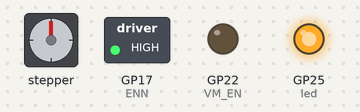
This program was run on a simulated Raspberry Pi Pico running MicroPython. Shown: stepper motor, switched loads named in the program (green lamp = pin HIGH), output pins drawn as LEDs (lit = HIGH). The stepper is drawn at 200 steps a turn; pins used as bus, display or sensor lines are not drawn.

Above: at 0.1 s.
At 1.1 s:
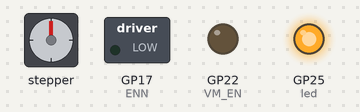
At 1.9 s:
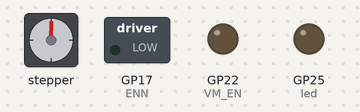
At 18.8 s:
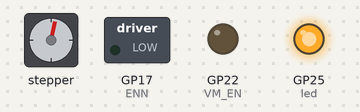
At 38.3 s:
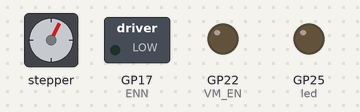
Timing chart, 0 to 40.0 s (numbered marks = the images above):
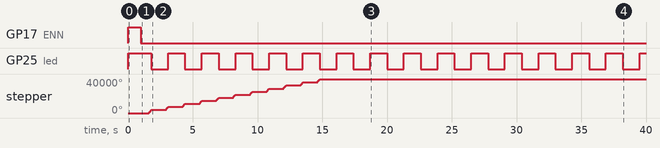

The program:

TMC2209_SDcontrol_HWTimer.py
```python
#-----------------------------------------------
# Raspberry pico specific function library calls
#-----------------------------------------------
from machine import Pin
from machine import Pin, PWM
from machine import Pin, UART
from machine import Timer
from time import sleep
#import gc

#------------------------------------------------------------------------
# MOTOR DRIVER TMC2209 BOARD: Pin configuration and initial value setting
#------------------------------------------------------------------------
led = Pin("LED", Pin.OUT, value=1)      # RPI pico LED (toggles per direction change
VM_EN = Pin(22, Pin.OUT, value=1)       # Main motor Voltage, initial state OFF, value: '0'=ON '1'=OFF
VCCIO_EN = Pin(10, Pin.OUT, value=0)    # IO motor voltage, initial state OFF, value: '1'=ON '0'=OFF
INT_STEP = Pin(20, Pin.OUT, value=0)    # Motor step pin, timer pulse, initial state '0'
step_timer = Timer()
step_state = 0
INT_DIR = Pin(21, Pin.OUT, value=0)     # Motor direction pin,  initial state '0', value: '0'=CCW '1'=CW
MS2 = Pin(18, Pin.OUT, value=0)         # Motor stepsize select pin,  initial state '0'
MS1 = Pin(16, Pin.OUT, value=0)         # Motor direction pin,  initial state '0'
ENN = Pin(17, Pin.OUT, value=1)         # Motor enable pin,  initial state OFF, value: '1'=OFF '0'=ON

#-------------------------------------------------------------------
# BOARD INITIALISATION PARAMETERS
# Enable VM
# Enable VCCIO
# Enable motor
# Microstepping setting: "MS1..MS2"
# "00" = 1/8 step
# "10" = 1/16 step (recommended for very quiet & smooth performance)
# "01" = 1/32 step
# "11" = 1/64 step
#-------------------------------------------------------------------
# Delay definitions
gdelay = 0.5                            # global dalay 1/2 second
loopdelay = 1                           # loop dalay 1 seconds
stepdelay = 0.2                         # step delay 0.2 seconds
speed = 10000                           # frequency setting of timer

# Motor Initialisation
VM_EN.value(0)          # Enable main motor voltage
#led.toggle()
sleep(gdelay)           # Wait to settle
VCCIO_EN.value(1)       # Enable Motor VCIO
#led.toggle()
sleep(gdelay)           # Wait to settle
ENN.value(0)            # Driver Enable
MS1.value(1)            # Microstep set 1
MS2.value(0)            # Microstep set 2
#led.toggle()
sleep(gdelay)           # Wait to settle

#-----------------------------------------------
# Manual stepping using timer
# Smooth transistion
#-----------------------------------------------
# Function to create signal waveform => each rising edge = one step at fixed frequency
def step_callback(t):
    global step_state
    step_state ^= 1          # toggle 0/1
    INT_STEP.value(step_state)
# Function to periodically call step_callback function to create
def start_steps(freq):
    step_timer.init(freq=freq * 2, mode=Timer.PERIODIC, callback=step_callback)
# Function to stop step toggle
def stop_steps():
    step_timer.deinit()
    INT_STEP.value(0)


# ---- Test loop ----

while True:
#for _ in range(10):
    #print("Forward")
    stop_steps()
    INT_DIR.value(1)
    sleep(0.1)
    start_steps(speed)   # stepfrequency = speed
    sleep(stepdelay)    # stepdelay = angle
    stop_steps()
    led.toggle()
    sleep(loopdelay)

    #print("Reverse")
    #stop_steps
    #INT_DIR.value(0)
    #sleep(0.1)
    #start_steps(11200)
    #sleep(stepdelay)
    #stop_steps
    #led.toggle()
    #sleep(loopdelay)

    #gc.disable          # clean memory
```

Measured:
- by itself, GP25 (led): alternates HIGH for 1.3 s and LOW for 1.3 s
- by itself, stepper: turns 3602° clockwise in 0.22 s, repeating every 1.3 s
